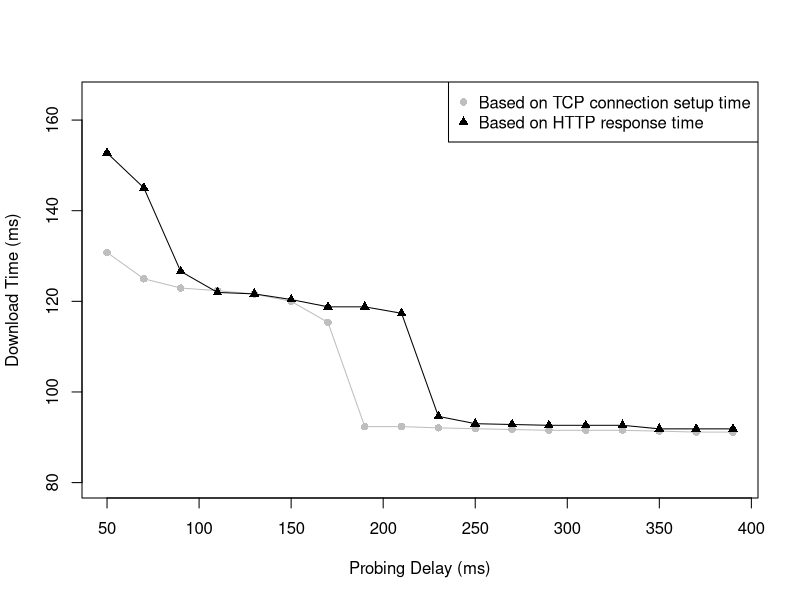
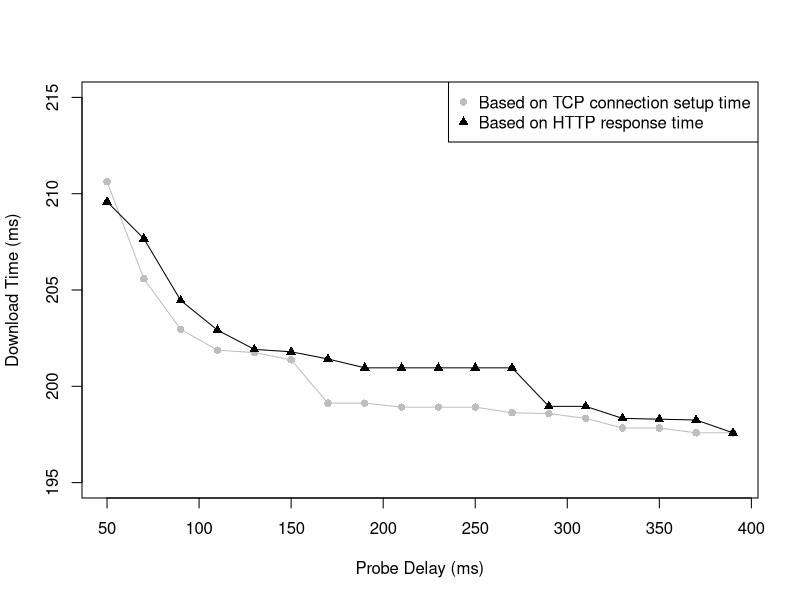

Reproduce these figures in R, in order.
f_tcp<-c(130.7857143, 124.9642857, 122.9285714, 122.3571429, 121.6071429, 120, 115.3571429, 92.35714286, 92.35714286, 92.07142857, 91.89285714, 91.71428571, 91.53571429, 91.53571429, 91.53571429, 91.35714286, 91.14285714, 91.14285714)
f_http<-c(152.75, 145.0357143, 126.6071429, 121.9642857, 121.6428571, 120.3928571, 118.7857143, 118.7857143, 117.3571429, 94.60714286, 93, 92.82142857, 92.64285714, 92.64285714, 92.64285714, 91.85714286, 91.85714286, 91.85714286)
x<-c(50, 70, 90, 110, 130, 150, 170, 190, 210, 230, 250, 270, 290, 310, 330, 350, 370, 390)

plot(x, f_tcp, type="o", col="grey", ylab="Download Time (ms)", xlab="Probing Delay (ms)", ylim=c(80, 165), pch=16)
lines(x, f_http, type="o", col="black", pch=17)

legend("topright", col=c("grey", "black"), pch=c(16, 17), legend=c("Based on TCP connection setup time", "Based on HTTP response time"))





g_tcp<-c(210.625, 205.58333333333, 202.95833333333, 201.875, 201.75, 201.375, 199.125, 199.125, 198.91666666667, 198.91666666667, 198.91666666667, 198.625, 198.58333333333, 198.33333333333, 197.83333333333, 197.83333333333, 197.58333333333, 197.58333333333)
g_http<-c(209.58333333333, 207.66666666667, 204.45833333333, 202.91666666667, 201.91666666667, 201.79166666667, 201.41666666667, 200.95833333333, 200.95833333333, 200.95833333333, 200.95833333333, 200.95833333333, 198.95833333333, 198.95833333333, 198.33333333333, 198.29166666667, 198.25, 197.58333333333)
x<-c(50, 70, 90, 110, 130, 150, 170, 190, 210, 230, 250, 270, 290, 310, 330, 350, 370, 390)

plot(x, g_tcp, type="o", col="grey", ylab="Download Time (ms)", xlab="Probe Delay (ms)", ylim=c(195, 215), pch=16)
lines(x, g_http, type="o", col="black", pch=17)

legend("topright", col=c("grey", "black"), pch=c(16, 17), legend=c("Based on TCP connection setup time", "Based on HTTP response time"))
